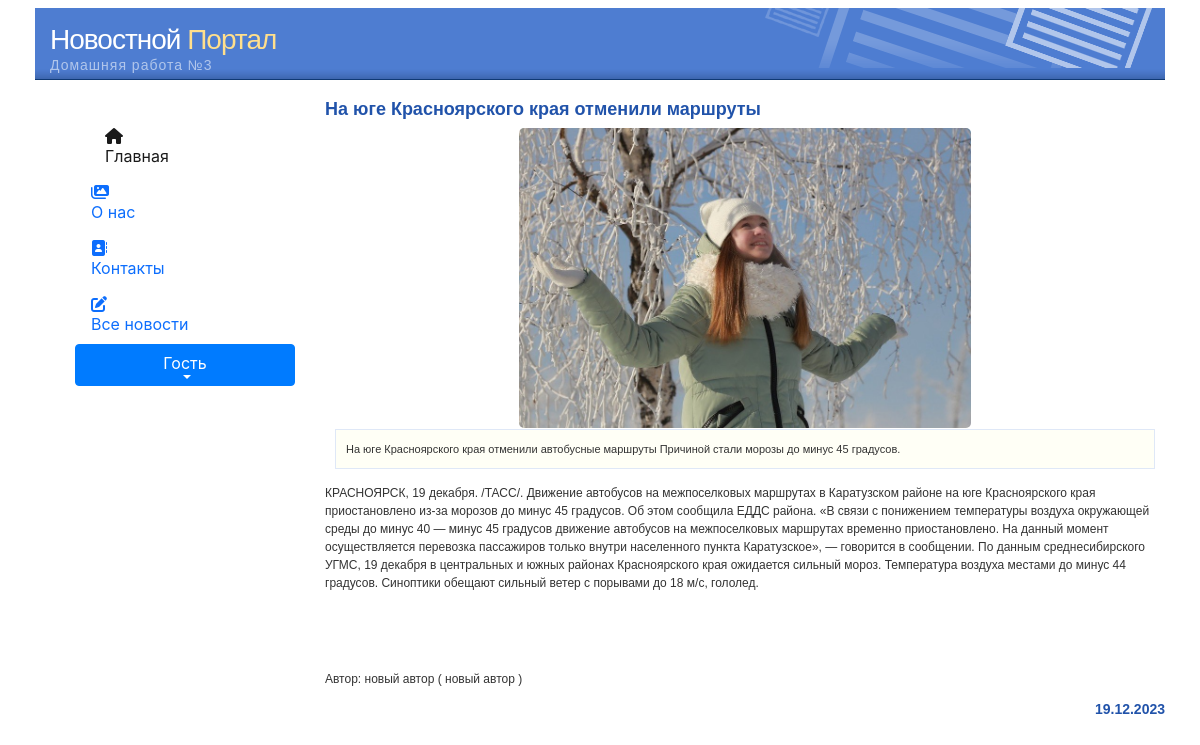
The page /news/show/ on the database its author committed.
### news/models.py (models this page shows, shortened)
class Article(models.Model):
    categories = (('E','Economics'),
                  ('S','Science'),
                  ('IT','IT'))
    author = models.ForeignKey(User, on_delete=models.SET_NULL, null=True, verbose_name='Автор')
    title = models.CharField('Заголовок', max_length=50, default='')
    anouncement = models.TextField('Аннотация', max_length=250)
    text = models.TextField('Текст новости')
    date = models.DateTimeField('Дата создания', auto_now=True)
    category = models.CharField(choices=categories, max_length=50, default='', verbose_name='Категория')
    tags = models.ManyToManyField(to=Tag, blank=True, verbose_name='Тэги')
    slug = models.SlugField()
    class Meta:
        ordering = ['title', 'date']
        verbose_name = 'Новость'
        verbose_name_plural = 'Новости'

class Image(models.Model):
    article = models.ForeignKey(Article, on_delete=models.CASCADE)
    name = models.CharField(max_length=50, blank=True)
    image = models.ImageField(upload_to='article_images/')

### news/views.py (the view)
# urls.py: path('', views.index, name='home'),
def index(request):
    article = Article.objects.latest("id")
    context = {'article':article}
    return render(request,'news/index.html',context)

### users/templatetags/users_extras.py (called while the page is built)
@register.filter(name="has_group")
def has_group(user,group_name):
    return user.groups.filter(name=group_name).exists()

### news/templates/news/index.html (shortened to what this page needs)
{% extends 'home01/index.html' %}
{% load static %}
{% load bootstrap5 %}
{% load users_extras %}
{% block content %}
<link rel="stylesheet" href="https://maxcdn.bootstrapcdn.com/bootstrap/4.0.0/css/bootstrap.min.css"
>
             <div id="content">
                    <h3>{{ article.title }}</h3>
             {% if article.image_set.all %}
              <div class="row">
                <div id="carouselControls" class="carousel slide" data-ride="carousel" style="display: inline-block;">
                    <div class="carousel-inner" role="listbox" style=" width:auto; height: 300px; !important;">
                        {% for image in article.image_set.all %}
                        <div class="carousel-item {% if forloop.counter == 1 %} active {% endif %}">
                            <img class="d-block" src="{{ image.image.url }}"
                                 style="margin:auto; height:300px; width:auto; border-radius:5px;">
                        </div>
                        {% endfor %}
                    </div>
                    <a class="carousel-control-prev" href="#carouselControls" role="button" data-slide="prev">
                    </a>
                    <a class="carousel-control-next" href="#carouselControls" role="button" data-slide="next">
                    </a>
                </div>
              </div>
                {% endif%}
                    <div class='featurebox_side'>{{ article.anouncement }}</div>
                    <p>{{ article.text }}</p>
                    <br><br>
                    <p>Автор: {{ article.author.first_name }} ( {{ article.author.last_name }} )</p>
                    <h4 align="right">{{ article.date|date:"d.m.Y" }}</h4>
            </div>
{% endblock %}

### home01/static/home01/css/style.css (style rules this page uses)
body { text-align: center; margin-top:10px; margin-bottom:10px; color:#666666; background-color: #666666; }
#content { margin-top: 20px; margin-bottom: 0px; }
#content p { margin-top:15px; margin-bottom: 15px; font-family: verdana, arial, sans-serif; font-size: 12px; line-height: 18px; color: #333333; }
#content h3 { margin-top:5px; margin-bottom: 10px; font-family: verdana, arial, sans-serif; font-size: 18px; font-weight: bold; line-height: 18px; color: #2153AA; }
#content h4 { margin-top:0px;margin-bottom:0px; font-family: verdana, arial, sans-serif; font-size: 14px; font-weight: bold; line-height: 12px; color: #2153AA; }
.featurebox_side { background-color: #fffff6; margin:1px;margin-left:10px;margin-right:10px;margin-bottom:15px; padding:10px; border: 1px solid #DFE8F7; font-family: verdana, arial, sans-serif; font-size: 11px; line-height: 18px; color: #333333; }

### rows shown on the page
Article: title "На юге Красноярского края отменили маршруты", anouncement "На юге Красноярского края отменили автобусные маршруты Причиной стали морозы до минус 45 градусов.", text "КРАСНОЯРСК, 19 декабря. /ТАСС/. Движение автобусов на межпоселковых маршрутах в Каратузском районе на юге Красноярского края приостановлено из-за морозов до минус 45 градусов. Об этом сообщила ЕДДС района. «В связи с понижением температуры воздуха окружающей среды до минус 40 — минус 45 градусов движение автобусов на межпоселковых маршрутах временно приостановлено. На данный момент осуществляется перевозка пассажиров только внутри населенного пункта Каратузское», — говорится в сообщении. По данным среднесибирского УГМС, 19 декабря в центральных и южных районах Красноярского края ожидается сильный мороз. Температура воздуха местами до минус 44 градусов. Синоптики обещают сильный ветер с…", author.first_name "новый автор", author.last_name "новый автор", date "19.12.2023"
Image: image (picture)
